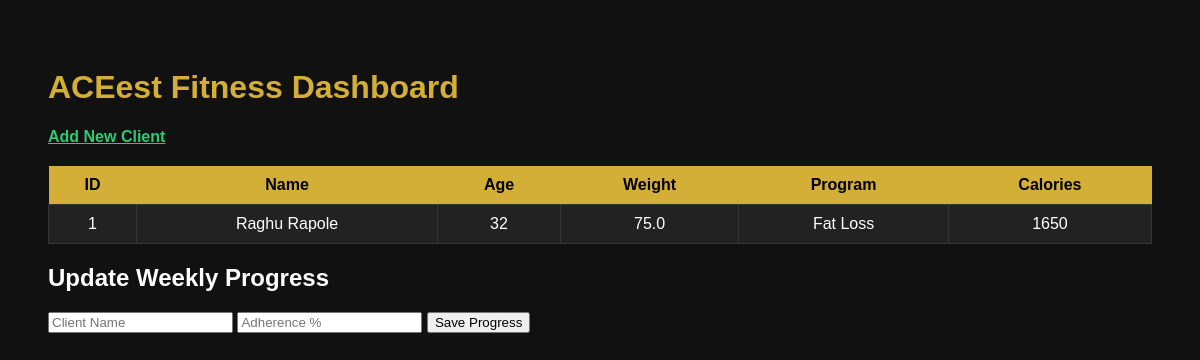
Page /dashboard on the earlier database version.
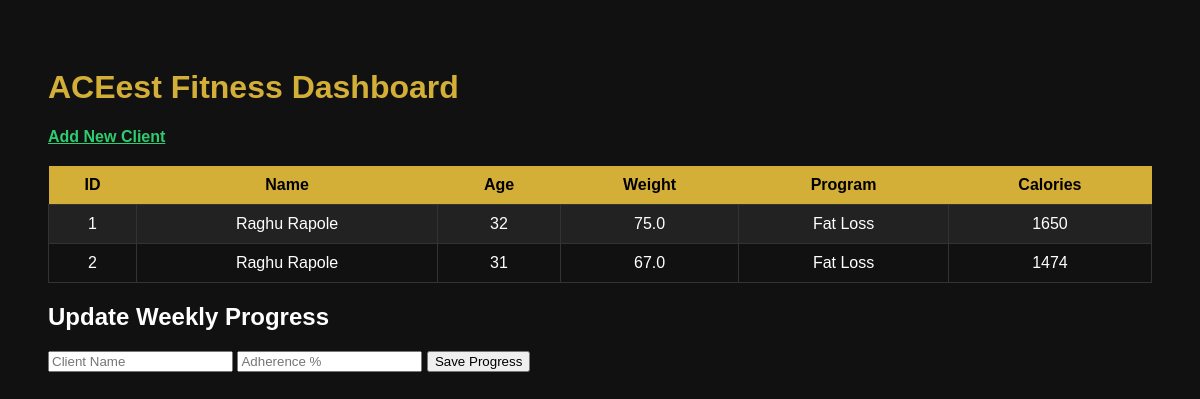
Same page on the later database version.
### tables this page shows
CREATE TABLE clients(
        id INTEGER PRIMARY KEY AUTOINCREMENT,
        name TEXT,
        age INTEGER,
        weight REAL,
        program TEXT,
        calories INTEGER
    );

### app.py (the view)
@app.route("/dashboard")
def dashboard():
    conn = get_db()
    cur = conn.cursor()
    cur.execute("SELECT * FROM clients")
    clients = cur.fetchall()
    conn.close()
    return render_template("dashboard.html", clients=clients)

### app.py (called while the page is built)
def get_db():
    return sqlite3.connect("database.db")

### templates/dashboard.html (shortened to what this page needs)
<!DOCTYPE html>
<html>
<head>
<link rel="stylesheet" href="/static/styles.css">
</head>
<body>
<h1>ACEest Fitness Dashboard</h1>
<a href="/">Add New Client</a>
<table>
<tr>
<th>ID</th>
<th>Name</th>
<th>Age</th>
<th>Weight</th>
<th>Program</th>
<th>Calories</th>
</tr>
{% for c in clients %}
<tr>
<td>{{c[0]}}</td>
<td>{{c[1]}}</td>
<td>{{c[2]}}</td>
<td>{{c[3]}}</td>
<td>{{c[4]}}</td>
<td>{{c[5]}}</td>
</tr>
{% endfor %}
</table>
<h2>Update Weekly Progress</h2>
<form action="/progress" method="post">
<input type="text" name="name" placeholder="Client Name">
<input type="number" name="adherence" placeholder="Adherence %">
<button type="submit">Save Progress</button>
</form>
</body>
</html>

### static/styles.css (style rules this page uses)
body { font-family: Arial; background:#111; color:white; padding:40px; }
h1 { color:#d4af37; }
table { width:100%; border-collapse: collapse; margin-top:20px; }
th { background:#d4af37; color:black; padding:10px; }
td { border:1px solid #333; padding:10px; text-align:center; }
tr:nth-child(even) { background:#222; }
a { color:#2ecc71; font-weight:bold; }

Differences in the rows shown:
added clients: id "2", name "Raghu Rapole", age "31", weight "67.0", program "Fat Loss", calories "1474"
